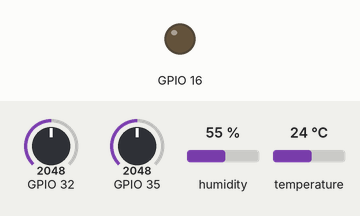
Simulated run of this program. Board: ESP32. On the bench: output pins drawn as LEDs (lit = HIGH). Inputs (shaded band) come from the test bench; at power-on: GPIO 32 = 2048, GPIO 35 = 2048, humidity 55 %, temperature 24 °C. WiFi joins after 1.5 s; servers stay silent unless stated; not simulated (calls return 0 or success): secrets.h; what the program prints to the serial monitor is not drawn. At 3.0 s the program puts the board to deep sleep or switches it off; the recording ends there.

Above: at 0.8 s.
At 2.48 s:
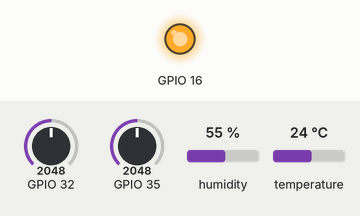
Timing chart, 0 to 3.0 s (numbered marks = the images above):
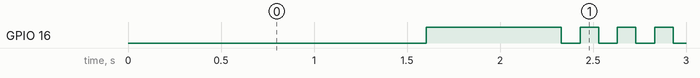

Measured:
- by itself, GPIO 16: repeats every 0.20 s: LOW 0.10 s, HIGH 0.10 s

The program:

main.cpp
```cpp
#include <Arduino.h>

#include "actors/Led/Led.h"
#include "cloud/ThingSpeakHandler/ThingSpeakHandler.h"
#include "cloud/WifiHandler/WifiHandler.h"
#include "secrets.h"
#include "sensors/CapacitiveWaterLevel/CapacitiveWaterLevel.h"
#include "sensors/DhtSensor/DhtSensor.h"
#include "sensors/Voltage/Voltage.h"

const int NUMBER_OF_READINGS = 10;       // the number of readings to take from each sensor.
const int MAX_RETRIES = 5;               // the number of retries to send data to ThingSpeak.
String hostname = "ESP32-PlantSpeak-1";  // the hostname of the device, used for OTA updates and WiFi connection

long deepSleepTime = 3600L;  // the time to sleep in microsecondsis calculated based on the battery voltage, see
                                   // calculateSleepTime() for more info

Led led(16);  // internal LED

Voltage voltage(35);                  // check README for more info about the voltage sensor installation
CapacitiveWaterLevel waterLevel(32);  // built-in capacitive water level sensor
DhtSensor dhtSensor(22);              // built-in DHT sensor

WifiHandler wifiHandler;
ThingSpeakHandler thingSpeakHandler(SECRET_CH_ID, SECRET_WRITE_API_KEY);  // deined in src/secrets.h
RTC_DATA_ATTR int bootCount;                                              // track boot count
double currentWifiConnectionTime = 0;
const int WIFI_CONNECTION_TIMEOUT = 20;  // the time to wait for a WiFi connection (in seconds)

void setFields() {
  thingSpeakHandler.setField(1, String(waterLevel.getWaterLevel()));
  thingSpeakHandler.setField(2, String(dhtSensor.getTemperature()));
  thingSpeakHandler.setField(3, String(dhtSensor.getHumidity()));
  thingSpeakHandler.setField(4, String(voltage.getVoltage()));
  thingSpeakHandler.setField(5, String(wifiHandler.getRssi()));
  /* add more fields here if needed */
}

String getStatus() {
  return "Boot Count: " + String(bootCount) + ", WiFi connection time: " + String(currentWifiConnectionTime) +
         "s, Sleep time: " + String(deepSleepTime) + "s (" + String((deepSleepTime) / 60) + "min)";
}

void readSensors() {
  dhtSensor.read(NUMBER_OF_READINGS);
  voltage.read(NUMBER_OF_READINGS);
  waterLevel.read(NUMBER_OF_READINGS);
  /* add more sensors here if needed */
}

bool sendDataToThingSpeak(int maxRetries) {
  int postResponse = 0;
  int retries = 0;

  while (postResponse != 200 && retries < maxRetries) {
    setFields();
    thingSpeakHandler.setStatus("Number of retries: " + String(retries) + " - " + getStatus());

    postResponse = thingSpeakHandler.post();
    Serial.println("Post response: " + String(postResponse));

    retries++;
  }
  if (postResponse == 200) {
    led.blinkOK();
    return true;
  } else {
    led.blinkError();
    Serial.println("Failed to send data to ThingSpeak");
  }

  return false;
}

/**
 * @brief Calculates the sleep time based on the battery voltage.
 *
 * The sleep time is calculated using the following formula:
 * f(x)=((((1)/(1+ℯ^(-(4.7 (x-3.3))))))^(25.6) (-59)+60)*60
 *
 * The formula is based on the following graph: https://www.geogebra.org/calculator/sehbwmcd
 *
 * @param batteryVoltage The battery voltage.
 * @return uint64_t The sleep time in seconds. NOTE: Must be converted to microseconds before passing it to
 * esp_sleep_enable_timer_wakeup().
 */
long calcSleepTime(float batteryVoltage) {
  double e = 2.71828;
  return (long)(pow((1.0 / (1.0 + pow(e, -(4.7 * (batteryVoltage - 3.3))))), 25.6) * (-59L) + 60L) * 60L;
}

void setup() {
  // check if voltage is below 4V
  Serial.begin(9600);
  bootCount++;

  if (voltage.read(NUMBER_OF_READINGS) < 4.0) {
    led.blinkError();
    deepSleepTime = 3600L;
    Serial.println("Battery voltage is below 4V");
  } else {
    btStop();

    waterLevel.begin();
    dhtSensor.begin();
    voltage.begin();

    led.turnOff();
    wifiHandler.setConnectionTimeout(WIFI_CONNECTION_TIMEOUT);
    wifiHandler.setHostname(hostname);
    currentWifiConnectionTime = wifiHandler.connect(SECRET_SSID, SECRET_PASS) / 1000.0;
    led.turnOn();

    if (wifiHandler.isConnected()) {
      led.turnOff();

      readSensors();
      deepSleepTime = calcSleepTime(voltage.getVoltage());

      sendDataToThingSpeak(MAX_RETRIES);
    } else {
      led.blinkError();
      Serial.println("Not connected to WiFi");
    }
    led.turnOff();
  }

  Serial.println(getStatus());
  gpio_deep_sleep_hold_en();
  esp_sleep_enable_timer_wakeup(deepSleepTime * 1000000ULL);
  esp_deep_sleep_start();
}

void loop() {}
```

Led.cpp
```cpp
#include <Arduino.h>
#include "actors/Led/Led.h"

Led::Led(int pin)
{
    _pin = pin;
    pinMode(_pin, OUTPUT);
    turnOff();
}

void Led::turnOn()
{
    digitalWrite(_pin, LOW);
}

void Led::turnOff()
{
    digitalWrite(_pin, HIGH);
}

void Led::blinkOK()
{
    for (int i = 0; i < 4; i++)
    {
        turnOff();
        delay(100);
        turnOn();
        delay(100);
    }
}

void Led::blinkError()
{
    for (int i = 0; i < 3; i++)
    {
        turnOff();
        delay(500);
        turnOn();
        delay(500);
    }
}
```

Led.h
```cpp
#ifndef LED_H
#define LED_H

class Led
{
public:
    Led(int pin);
    void turnOn();
    void turnOff();
    void blinkOK();
    void blinkError();

private:
    int _pin;
};

#endif // LED_H
```

ThingSpeakHandler.cpp
```cpp
#include <Arduino.h>
#include <WiFi.h>
#include <cloud/ThingSpeakHandler/ThingSpeakHandler.h>
#include <ThingSpeak.h>

WiFiClient client;
int humidityFild = 1;

/**
 * @brief Construct a new Thing Speak Handler:: Thing Speak Handler object
 *
 * @param chanelNumber the chanel number in ThingSpeak
 * @param APIKey the API key of the chanel
 *
 */
ThingSpeakHandler::ThingSpeakHandler(long chanelNumber, const char *APIKey)
{
    _chanelNumber = chanelNumber;
    _APIKey = APIKey;
    ThingSpeak.begin(client);
}

/**
 * @brief Post the data to ThingSpeak
 *
 * @return int the response code from ThingSpeak.
 *
 * @note The response code should be 200 if the post was successful.
 * `setField` should be called before calling this method.
 *
 * @see https://www.mathworks.com/help/thingspeak/writedata.html
 */
int ThingSpeakHandler::post()
{
    return ThingSpeak.writeFields(_chanelNumber, _APIKey);
}

/**
 * @brief Set the a field value
 *
 * @param fieldNumber the field number in ThingSpeak
 * @param value the value to set as string with max length of 255 bytes
 * @return Code of 200 if successful. Code of -101 if value is out of range or string is too long (> 255 bytes)
 *
 * @note The response code should be 200 if the post was successful.
 * `post` does not publish the data to ThingSpeak. It only sets the data in the library. To publish the data, call `post`.
 */
int ThingSpeakHandler::setField(int fieldNumber, String value)
{
    return ThingSpeak.setField(fieldNumber, value);
}

/**
 * @brief Set the status of the chanel
 *
 * @param status the status to set as string with max length of 255 bytes
 * @return int Code of 200 if successful. Code of -101 if value is out of range or string is too long (> 255 bytes)
 *
 * @note The response code should be 200 if the post was successful.
 * `setStatus` does not publish the data to ThingSpeak. It only sets the data in the library. To publish the data, call `post`.
 */
int ThingSpeakHandler::setStatus(String status)
{
    return ThingSpeak.setStatus(status);
}
```

ThingSpeakHandler.h
```cpp
// functions to send data to Thingspeak cloud

#ifndef THINGSPEAKHANDLER_H
#define THINGSPEAKHANDLER_H

#include <Arduino.h>
#include <WiFi.h>
#include <ThingSpeak.h>

class ThingSpeakHandler
{
public:
    ThingSpeakHandler(long chanelNumber, const char *APIKey);
    int setField(int fieldNumber, String value);
    int setStatus(String status);
    int post();

private:
    WiFiClient _client;
    long _chanelNumber;
    const char *_APIKey;
};

#endif // THINGSPEAKHANDLER_H
```

WifiHandler.cpp
```cpp
#include "cloud/WifiHandler/WifiHandler.h"

/**
 * @brief Connects to WiFi with the given ssid and password and waits for the connection to be established.
 *
 * @param ssid  The ssid of the WiFi network to connect to.
 * @param password  The password of the WiFi network to connect to.
 * @param timeout   The timeout in seconds to wait for the connection to be established.
 *
 * @return int  The time it took to connect to WiFi in milliseconds.
 */
int WifiHandler::connect(const char *ssid, const char *password)
{
    long startTime = millis();
    WiFi.mode(WIFI_STA);
    WiFi.setHostname(_hostname.c_str());

    // Connect or reconnect to WiFi
    if (WiFi.status() != WL_CONNECTED)
    {
        Serial.print("Attempting to connect to SSID: ");
        Serial.print(ssid);
        WiFi.begin(ssid, password);
        while (WiFi.status() != WL_CONNECTED && millis() - startTime < _connectionTimeout * 1000)
        {
            Serial.print(".");
            delay(500);
        }
        if (WiFi.status() != WL_CONNECTED)
        {
            Serial.println(F("Failed to connect to WiFi"));
            return millis() - startTime;
        }

        Serial.println("\nConnected with IP: " + WiFi.localIP().toString());
    }
    return millis() - startTime;
}

/**
 * @brief Checks if the device is connected to WiFi.
 *
 * @return true if the device is connected to WiFi.
 * @return false  if the device is not connected to WiFi.
 */
bool WifiHandler::isConnected()
{
    return WiFi.status() == WL_CONNECTED;
}

/**
 * @brief Gets the RSSI of the WiFi connection.
 *
 * @return int  The RSSI of the WiFi connection.
 */
int WifiHandler::getRssi()
{
    return WiFi.RSSI();
}
```

WifiHandler.h
```cpp
#ifndef WIFIHANDLER_H
#define WIFIHANDLER_H

#include <WiFi.h>

class WifiHandler
{
public:
    int connect(const char *ssid, const char *password);
    bool isConnected();
    int getRssi();
    void setConnectionTimeout(int connectionTimeout) { _connectionTimeout = connectionTimeout; }
    int getConnectionTimeout() { return _connectionTimeout; }
    void setHostname(String hostname) { _hostname = hostname; }
    String getHostname() { return _hostname; }

private:
    int _connectionTimeout = 10;
    String _hostname = "ESP32-PlantSpeak";
};

#endif // WIFIHANDLER_H
```

CapacitiveWaterLevel.cpp
```cpp
#include <Arduino.h>
#include <sensors/CapacitiveWaterLevel/CapacitiveWaterLevel.h>

/**
 * @brief Construct a new Capacitive Water Level:: Capacitive Water Level object
 *
 * @param signalPin the pin to read the signal from
 */
CapacitiveWaterLevel::CapacitiveWaterLevel(int signalPin)
{
    _signalPin = signalPin;
    AirValue = 3500;
    WaterValue = 1400;
}

/**
 * @brief Begin the sensor
 *
 * @note This method should be called in the `setup` function.
 *
 */
void CapacitiveWaterLevel::begin()
{
    pinMode(_signalPin, INPUT);
}

/**
 * @brief Read the water level
 *
 * @return int the water level in percentage
 */
int CapacitiveWaterLevel::read()
{
    _waterLevel = map(readRaw(1, _delayTime), AirValue, WaterValue, 0, 100);
    return _waterLevel;
}

/**
 * @brief Read the water level
 *
 * @param samples the number of samples to read
 * @return int the water level in percentage
 */
int CapacitiveWaterLevel::read(int samples)
{
    _waterLevel = map(readRaw(samples, _delayTime), AirValue, WaterValue, 0, 100);
    return _waterLevel;
}

void CapacitiveWaterLevel::setDelayTime(int delayTime)
{
    _delayTime = delayTime;
}

int CapacitiveWaterLevel::getDelayTime()
{
    return _delayTime;
}

/**
 * @brief Set the Air Value
 *
 * @param AirValue the air value
 *
 * @note The air value is the value when the sensor is in the air.
 */
void CapacitiveWaterLevel::setAirValue(int AirValue)
{
    AirValue = AirValue;
}

int CapacitiveWaterLevel::getAirValue()
{
    return AirValue;
}

/**
 * @brief Set the Water Value
 *
 * @param WaterValue the water value
 *
 * @note The water value is the value when the sensor is in the water.
 */
void CapacitiveWaterLevel::setWaterValue(int WaterValue)
{
    WaterValue = WaterValue;
}

int CapacitiveWaterLevel::getWaterValue()
{
    return WaterValue;
}

/**
 * !!! NOT IMPLEMENTED YET !!!
 */
void CapacitiveWaterLevel::calibrate()
{
    // TODO: implement calibration
}

// private
int CapacitiveWaterLevel::readRaw(int samples, int delayTime)
{
    int value = 0;
    for (int i = 0; i < samples; i++)
    {
        value += analogRead(_signalPin);
        ;
        delay(delayTime);
    }
    return value / samples;
}
```

CapacitiveWaterLevel.h
```cpp
// functions to read the water level sensor

#ifndef CAPACITIVEWATERLEVEL_H
#define CAPACITIVEWATERLEVEL_H

#include <Arduino.h>

class CapacitiveWaterLevel
{
public:
    CapacitiveWaterLevel(int signalPin);
    void begin();
    int read();
    int read(int samples);
    int getWaterLevel() { return _waterLevel;}
    void setDelayTime(int delayTime);
    int getDelayTime();
    void setAirValue(int AirValue);
    int getAirValue();
    void setWaterValue(int WaterValue);
    int getWaterValue();
    void calibrate();

private:
    int _signalPin;
    int _delayTime = 10;
    int _waterLevel;
    int AirValue;
    int WaterValue;
    int readRaw(int samples, int delayTime);
};

#endif // CAPACITIVEWATERLEVEL_H
```

DhtSensor.cpp
```cpp
#include <Arduino.h>
#include <Adafruit_Sensor.h>
#include <sensors/DhtSensor/DhtSensor.h>

/**
 * @brief Construct a new Dht Sensor:: Dht Sensor object
 *
 * @param signalPin the pin to read the signal from
 */
DhtSensor::DhtSensor(int signalPin)
    : _signalPin(signalPin), _dht(signalPin, DHT11)
{
}

/**
 * @brief Begin the sensor
 *
 */
void DhtSensor::begin()
{
    _dht.begin();
}

/**
 * @brief Read the temperature
 *
 * @param samples the number of samples to read
 */
void DhtSensor::read(int samples)
{
    float temperature = 0;
    float humidity = 0;
    int successfulReads = 0;

    for (int i = 0; i < samples; i++)
    {
        delay(delayTime);

        if (_dht.read())
        {
            float tempValue = _dht.readTemperature();
            float humValue = _dht.readHumidity();

            if (!isnan(tempValue) && !isnan(humValue))
            {
                temperature += tempValue;
                humidity += humValue;
                successfulReads++;
            }
        }
    }

    if (successfulReads > 0)
    {
        _temperature = temperature / successfulReads;
        _humidity = humidity / successfulReads;
    }
    else
    {
        // No successful readings, set temperature and humidity to an invalid value
        _temperature = NAN;
        _humidity = NAN;
        Serial.println(F("Failed to read from DHT sensor!"));
        return;
    }

    return;
}

/**
 * @brief Get the Temperature
 *
 * @return float the temperature
 *
 * @note This method does not read the sensor, it returns the last read value.
 * Call `read` to update the value.
 */
float DhtSensor::getTemperature()
{
    return _temperature;
}

/**
 * @brief Get the Humidity
 *
 * @return float the humidity
 *
 * @note This method does not read the sensor, it returns the last read value.
 * Call `read` to update the value.
 */
float DhtSensor::getHumidity()
{
    return _humidity;
}
```

DhtSensor.h
```cpp
#ifndef DHTSENSOR_H
#define DHTESENSOR_H

#include <Arduino.h>
#include "DHT.h"
#include <Adafruit_Sensor.h>

class DhtSensor
{
public:
    DhtSensor(int signalPin);
    void begin();
    void read(int samples);
    float getTemperature();
    float getHumidity();

private:
    int _signalPin;
    int delayTime = 10;
    float _temperature;
    float _humidity;
    int readRAW();
    DHT _dht;
};

#endif // DHTSENSOR_H
```

Voltage.cpp
```cpp
#include <Arduino.h>

#include <sensors/Voltage/Voltage.h>

/**
 * @brief Construct a new Voltage:: Voltage object
 *
 * @param signalPin the pin to read the voltage from
 */
Voltage::Voltage(int signalPin)
{
    _signalPin = signalPin;
}

/**
 * @brief Set up the voltage sensor
 *
 */
void Voltage::begin()
{
    pinMode(_signalPin, INPUT);
}

/**
 * @brief Read the voltage from the sensor
 *
 * @param samples the number of samples to take
 *
 * @return float the voltage
 */
float Voltage::read(int samples)
{
    // wait for the signal to be high (warmup)
    int startCounts = 0;
    while (analogRead(_signalPin) == 0 && startCounts < 10)
    {
        startCounts++;
        delay(delayTime);
    }

    // read the signal
    int sum = 0;
    for (int i = 0; i < samples; i++)
    {
        sum += readRAW();
        delay(delayTime);
    }
    int voltageRAW = sum / samples;
    _voltage = (voltageRAW * referenceVoltage / resolution) * voltageDivider;
    return _voltage;
}

// private
int Voltage::readRAW()
{
    return analogRead(_signalPin);
}
```

Voltage.h
```cpp
#ifndef VOLTAGE_H
#define VOLTAGE_H

#include <Arduino.h>

class Voltage
{
public:
    Voltage(int signalPin);
    void begin();
    float read(int samples);
    float getVoltage() { return _voltage; }

private:
    int _signalPin;
    float _voltage;
    double referenceVoltage = 3.3;
    int resolution = 4095;
    double voltageDivider = 2.5;
    int delayTime = 10;
    int readRAW();
};

#endif // VOLTAGE_H
```
